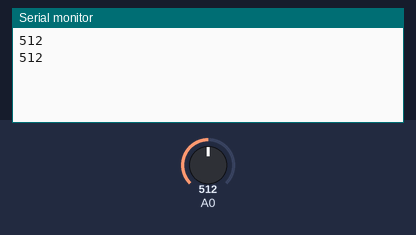
The sketch below on a simulated Arduino Uno, built with avr-gcc and run on an emulated ATmega328P. On the bench: the last lines printed to the serial monitor. The inputs (shaded band) are chosen by the test bench; at power-on: A0 = 512.

Above: at 1.8 s.
1.9 s: A0 set to 716
At 2.6 s:
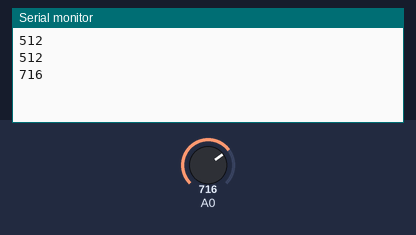
3.4 s: A0 set to 900
At 4.8 s:
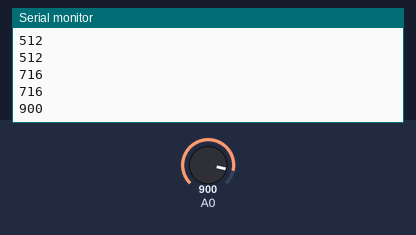
Timing chart, 0 to 6.4 s (numbered marks = the images above; inputs shaded):
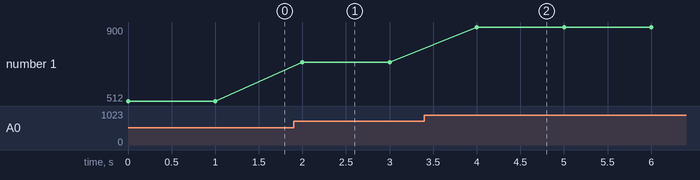

Measured:
- after the input at 1.9 s, the serial monitor: prints a new line after 0.10 s (image 1)
- after the input at 3.4 s, the serial monitor: prints a new line after 0.60 s (image 2)
- plotted number 1: 512 → 716 after the input at 1.9 s, 716 → 900 after the input at 3.4 s

The sketch:

MQ135.ino
```cpp
//  Povezivanje:
//  MQ135 VCC - 5V Arduino
//  MQ135 GND - GND Arduino
//  MQ135 AO - A0 Arduino  (Na nekim senzorima pise AD, ali to je Analog Out)

#include <Wire.h>

int sensorValue;

void setup()
{
  Serial.begin(9600);
}

void loop()
{
  sensorValue = analogRead(0);
  Serial.println(sensorValue, DEC);
  delay(1000);
}
```
